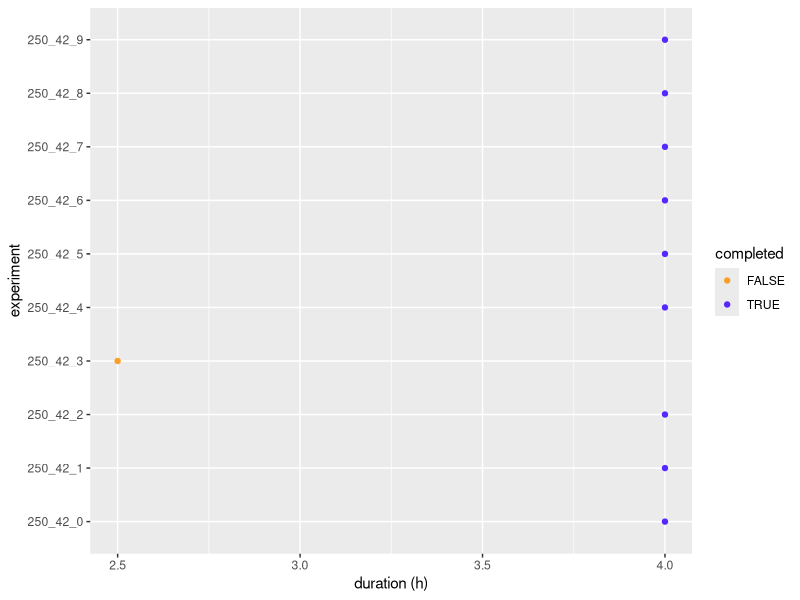
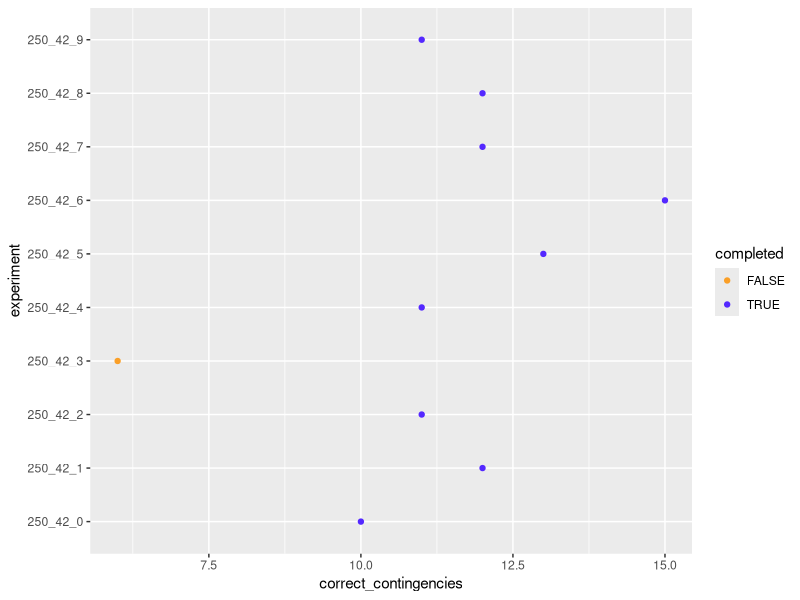
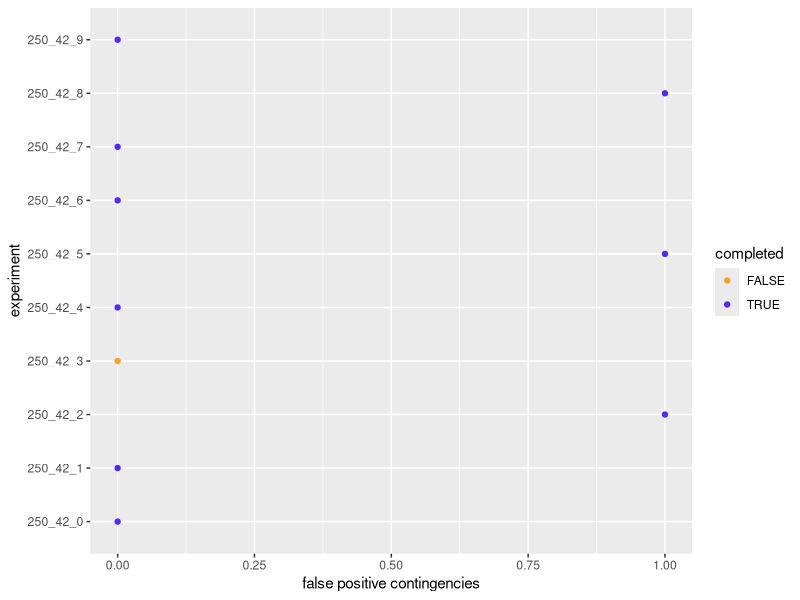
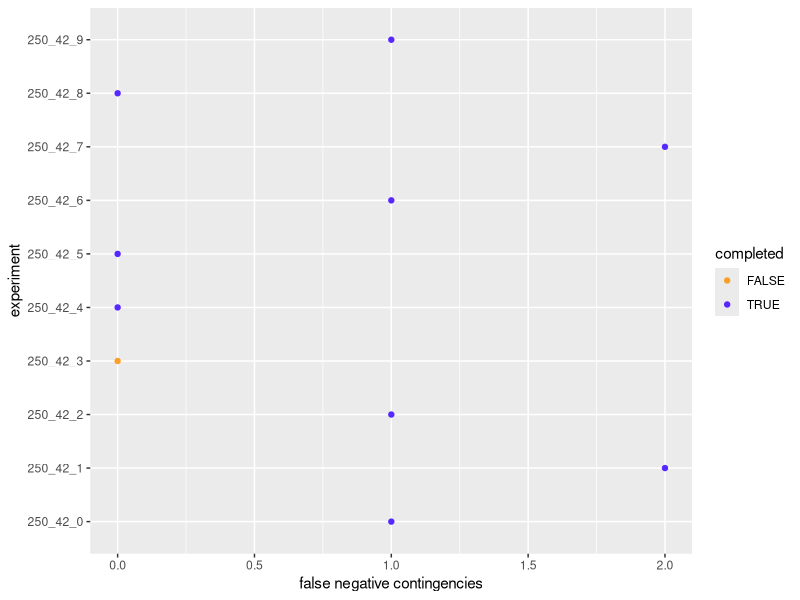
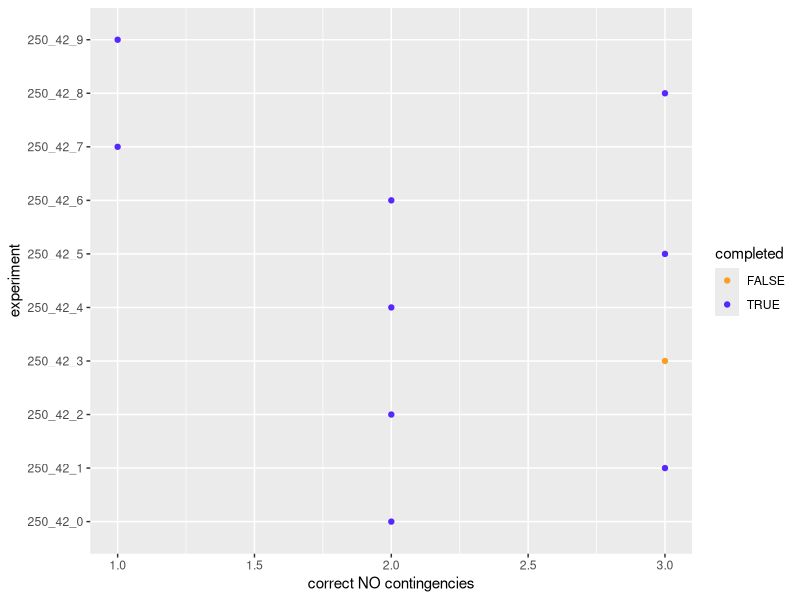
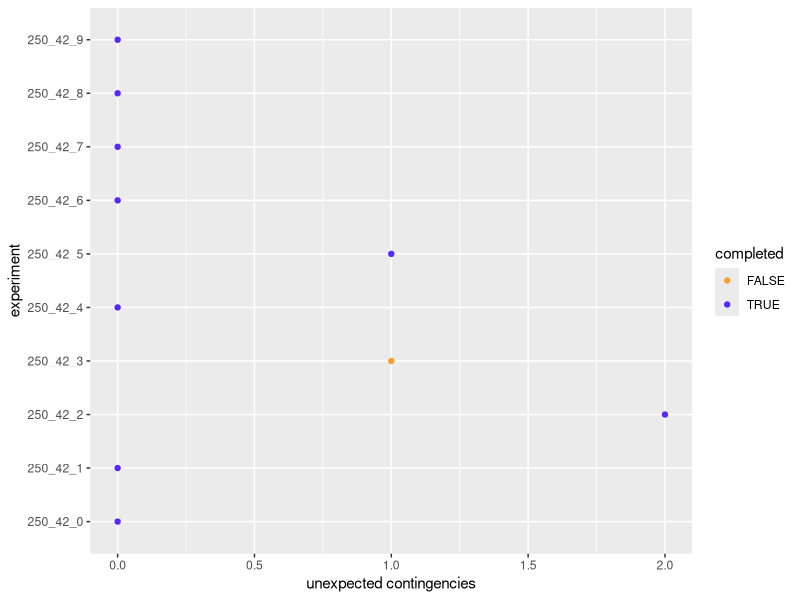
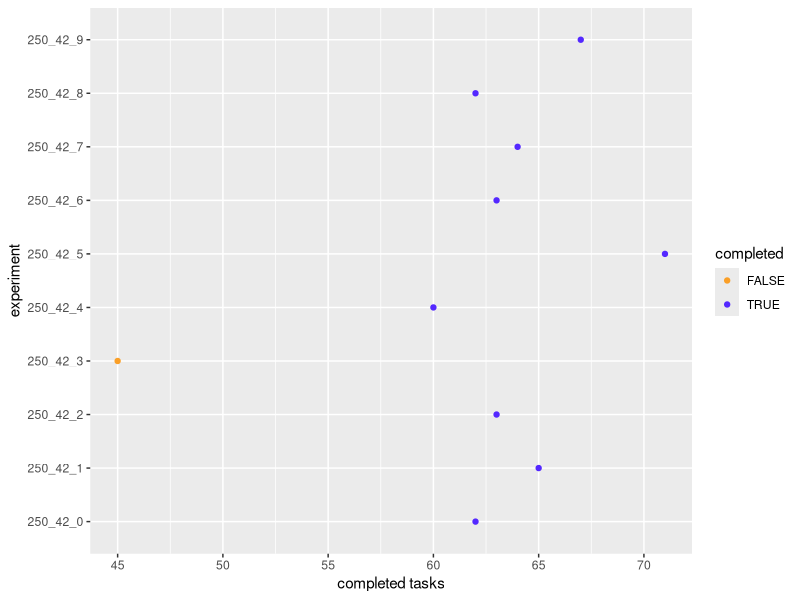
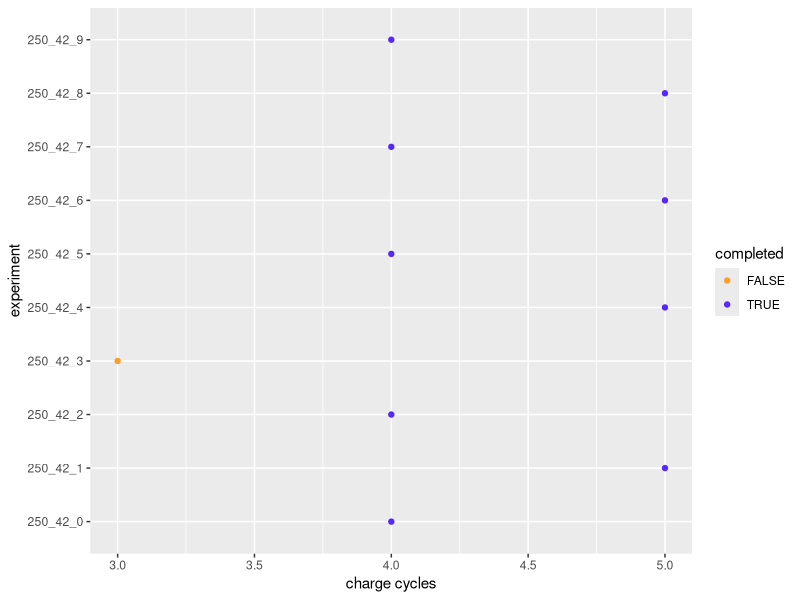

Source code (R) for these figures, in order:
library(ggplot2)

gen_plot <- function(plotPointsPre, x_name, y_name, filename) {
    finalPlot <- plotPointsPre + geom_point() + xlab(x_name) + ylab(y_name) + scale_color_manual(values=c("#fa9f27", "#5428ff", "#f5503b", "#28bd5a"))
    ggsave(finalPlot, file = filename, width=6, height=4)
}

input <- read.csv(file = "placeholder.csv", header = TRUE, sep = ",")

gen_plot(ggplot(data = input, aes(x = duration, y = experiment, color = completed, group = completed)), "duration (h)", "experiment", "duration.png")
gen_plot(ggplot(data = input, aes(x = correct_contingencies, y = experiment, color = completed, group = completed)), "correct_contingencies", "experiment", "corr_cont.png")
gen_plot(ggplot(data = input, aes(x = false_positives, y = experiment, color = completed, group = completed)), "false positive contingencies", "experiment", "false_positives.png")
gen_plot(ggplot(data = input, aes(x = false_negatives, y = experiment, color = completed, group = completed)), "false negative contingencies", "experiment", "false_negatives.png")
gen_plot(ggplot(data = input, aes(x = correct_no_contingency, y = experiment, color = completed, group = completed)), "correct NO contingencies", "experiment", "correct_no_contingencies.png")
gen_plot(ggplot(data = input, aes(x = unexpected_contingencies, y = experiment, color = completed, group = completed)), "unexpected contingencies", "experiment", "unexpected_contingencies.png")
gen_plot(ggplot(data = input, aes(x = completed_tasks, y = experiment, color = completed, group = completed)), "completed tasks", "experiment", "completed_tasks.png")
gen_plot(ggplot(data = input, aes(x = charge_cycles, y = experiment, color = completed, group = completed)), "charge cycles", "experiment", "charge_cycles.png")
gen_plot(ggplot(data = input, aes(
    x = (correct_contingencies + correct_no_contingency) / (correct_contingencies + correct_no_contingency + false_positives + false_negatives + unexpected_contingencies) * 100,
    y = experiment, color = completed, group = completed)
), "expected response to fail sim (%)", "experiment", "expected_res.png")

compute_avg_duration <- function() {
    costs <- subset(input, select = c(duration))
    return(round(mean(as.numeric(as.character(costs[["duration"]]))), digits = 2))
}

compute_avg_completed_tasks <- function() {
    costs <- subset(input, select = c(completed_tasks))
    return(round(mean(as.numeric(as.character(costs[["completed_tasks"]]))), digits = 2))
}

compute_avg_charge_cycles <- function() {
    costs <- subset(input, select = c(charge_cycles))
    return(round(mean(as.numeric(as.character(costs[["charge_cycles"]]))), digits = 2))
}

compute_avg_percentage_expected_response <- function() {
    costs <- subset(input, select = c(correct_contingencies, correct_no_contingency, false_negatives, false_positives, unexpected_contingencies))
    return(round(mean(as.numeric(as.character((
        (costs[["correct_contingencies"]] + costs[["correct_no_contingency"]]) /
        (costs[["correct_contingencies"]] + costs[["correct_no_contingency"]] + costs[["false_negatives"]] + costs[["false_positives"]] + costs[["unexpected_contingencies"]])
    ) * 100))), digits = 2))
}

paste("avg duration: ", compute_avg_duration(), "h")
paste("avg #completed_tasks: ", compute_avg_completed_tasks())
paste("avg #charge_cycles: ", compute_avg_charge_cycles())
paste("avg expected response to fail sim: ", compute_avg_percentage_expected_response(), "%")
